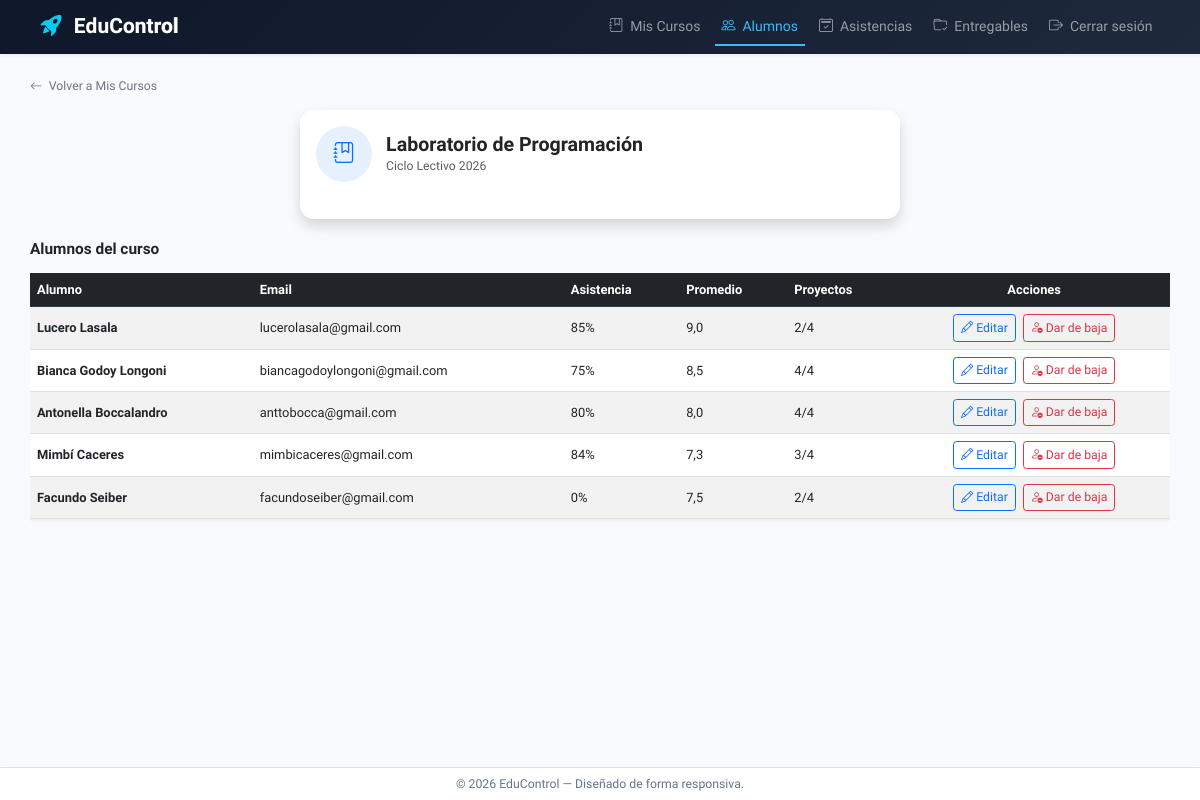
/mis-cursos/2/ (signed in), run on an earlier commit of the app's database.
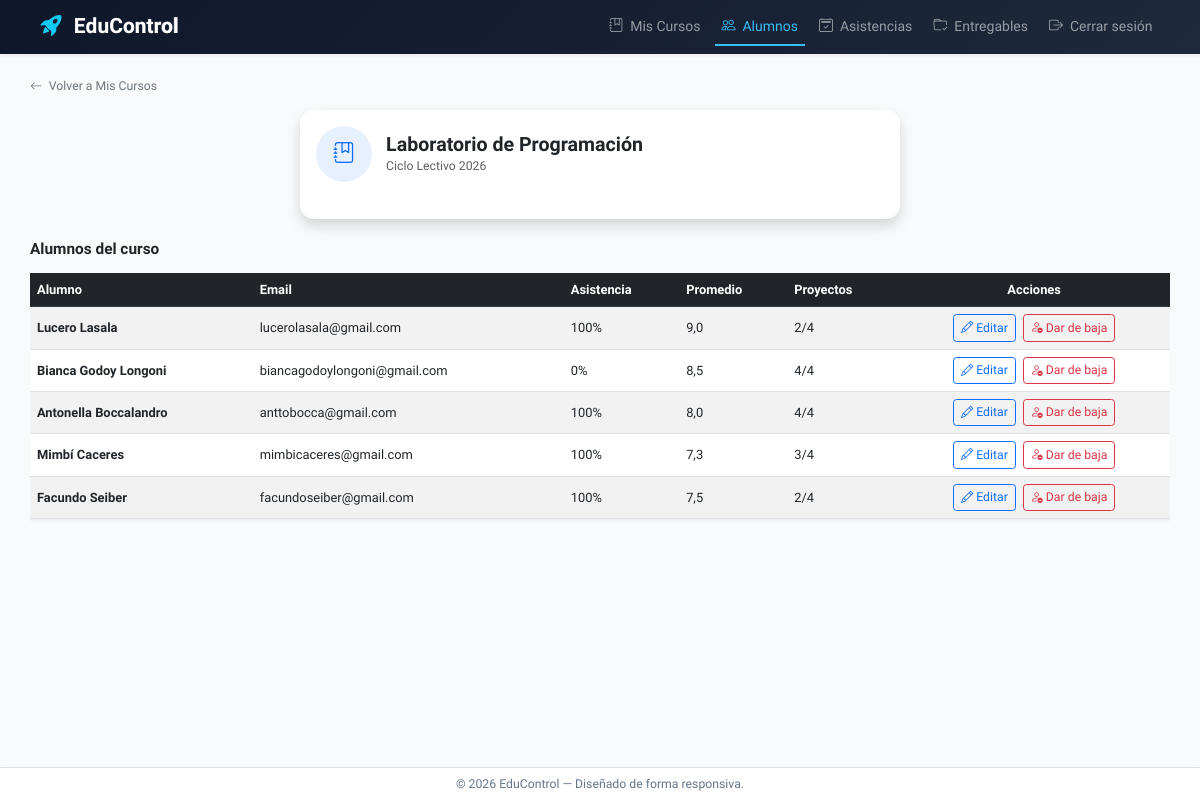
And on a later commit of the database.
### myApp/models.py (models this page shows, shortened)
class Inscripcion(models.Model):
    estudiante = models.ForeignKey(
        Estudiante,
        on_delete=models.CASCADE,
        related_name='inscripciones',
    )
    curso = models.ForeignKey(
        Curso,
        on_delete=models.CASCADE,
        related_name='inscripciones',
    )
    asistencia = models.IntegerField(
        default=0,
        validators=[MinValueValidator(0), MaxValueValidator(100)]
    )
    promedio = models.FloatField(
        default=0.0,
        validators=[MinValueValidator(0.0), MaxValueValidator(10.0)]
    )
    proyectos_hechos = models.IntegerField(default=0)
    proyectos_totales = models.IntegerField(default=0)
    observaciones = models.TextField(blank=True, default='')
    class Meta:
        unique_together = ('estudiante', 'curso')

class Estudiante(models.Model):
    nombre = models.CharField(max_length=100)
    apellido = models.CharField(max_length=100)
    email = models.EmailField()
    asistencia = models.IntegerField(
        validators=[MinValueValidator(0), MaxValueValidator(100)]
    )
    promedio = models.FloatField(
        validators=[MinValueValidator(0.0), MaxValueValidator(10.0)]
    )
    proyectos_hechos = models.IntegerField(default=0)
    proyectos_totales = models.IntegerField(default=15)

### myApp/views.py (the view)
# urls.py: path('mis-cursos/<int:id>/', curso_detail, name='curso_detail'),
@login_required
@profesor_required
def curso_detail(request, id):
    curso = get_object_or_404(Curso, id=id, profesores__user=request.user)
    inscripciones = Inscripcion.objects.filter(curso=curso).select_related('estudiante')
    return render(request, 'myApp/curso_detail.html', {
        'curso': curso,
        'inscripciones': inscripciones,
    })

### myApp/context_processors.py (called while the page is built)
def roles(request):
    return {
        'es_admin': es_administrador(request.user),
        'es_profesor': es_profesor(request.user),
    }

### myApp/templates/myApp/curso_detail.html (shortened to what this page needs)
{% extends 'myApp/base.html' %}
{% block contenido %}
<div class="mb-3">
    <a href="{% url 'myapp:mis_cursos' %}" class="text-decoration-none text-secondary small fw-medium">
        <i class="bi bi-arrow-left me-1"></i> Volver a Mis Cursos
    </a>
</div>
<div class="card shadow border-0 rounded-4 mx-auto" style="max-width:600px;">
    <div class="card-body p-4">
        <div class="d-flex align-items-center mb-4">
            <div class="d-flex align-items-center justify-content-center bg-primary bg-opacity-10 text-primary rounded-circle me-3" style="width:56px;height:56px;font-size:1.5rem;">
                <i class="bi bi-journal-bookmark"></i>
            </div>
            <div>
                <h2 class="fw-bold text-dark mb-0">{{ curso.nombre }}</h2>
                <p class="text-muted small mb-0">Ciclo Lectivo {{ curso.camada }}</p>
            </div>
        </div>
    </div>
</div>
<div class="mt-4">
    <h4 class="fw-bold text-dark mb-3">Alumnos del curso</h4>
    <div class="table-responsive">
        <table class="table table-striped table-hover align-middle shadow-sm">
            <thead class="table-dark">
                <tr>
                    <th scope="col">Alumno</th>
                    <th scope="col">Email</th>
                    <th scope="col">Asistencia</th>
                    <th scope="col">Promedio</th>
                    <th scope="col">Proyectos</th>
                    <th scope="col" class="text-center">Acciones</th>
                </tr>
            </thead>
            <tbody>
                {% for inscripcion in inscripciones %}
                <tr>
                    <td><strong>{{ inscripcion.estudiante.nombre }} {{ inscripcion.estudiante.apellido }}</strong></td>
                    <td>{{ inscripcion.estudiante.email }}</td>
                    <td>{{ inscripcion.asistencia }}%</td>
                    <td>{{ inscripcion.promedio }}</td>
                    <td>{{ inscripcion.proyectos_hechos }}/{{ inscripcion.proyectos_totales }}</td>
                    <td class="text-center">
                        <a href="{% url 'myapp:inscripcionEditar' curso.id inscripcion.estudiante.id %}" class="btn btn-outline-primary btn-sm me-1">
                            <i class="bi bi-pencil"></i> Editar
                        </a>
                        <a href="{% url 'myapp:estudianteCursoEliminar' curso.id inscripcion.estudiante.id %}" class="btn btn-outline-danger btn-sm">
                            <i class="bi bi-person-dash"></i> Dar de baja
                        </a>
                    </td>
                </tr>
                {% empty %}
                <tr>
                    <td colspan="6" class="text-center text-muted py-4">
                        No hay alumnos inscriptos en este curso.
                    </td>
                </tr>
                {% endfor %}
            </tbody>
        </table>
    </div>
</div>
{% endblock %}

What changed in the data, as far as the page shows it:
changed Inscripcion "Lucero": asistencia "85" → "100"
changed Inscripcion "Bianca": asistencia "75" → "0"
changed Inscripcion "Antonella": asistencia "80" → "100"
changed Inscripcion "Mimbí": asistencia "84" → "100"
changed Inscripcion "Facundo": asistencia "0" → "100"
